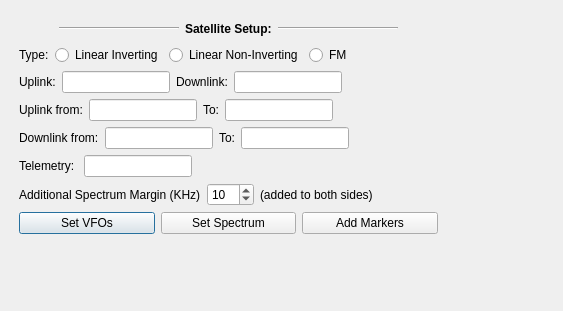
<?xml version="1.0" encoding="UTF-8"?>
<ui version="4.0">
 <class>satelliteSetup</class>
 <widget class="QDialog" name="satelliteSetup">
  <property name="geometry">
   <rect>
    <x>0</x>
    <y>0</y>
    <width>563</width>
    <height>311</height>
   </rect>
  </property>
  <property name="sizePolicy">
   <sizepolicy hsizetype="Fixed" vsizetype="Fixed">
    <horstretch>0</horstretch>
    <verstretch>0</verstretch>
   </sizepolicy>
  </property>
  <property name="windowTitle">
   <string>Dialog</string>
  </property>
  <widget class="QWidget" name="verticalLayoutWidget">
   <property name="geometry">
    <rect>
     <x>9</x>
     <y>9</y>
     <width>541</width>
     <height>291</height>
    </rect>
   </property>
   <layout class="QVBoxLayout" name="verticalLayout">
    <property name="sizeConstraint">
     <enum>QLayout::SetFixedSize</enum>
    </property>
    <property name="leftMargin">
     <number>10</number>
    </property>
    <property name="topMargin">
     <number>10</number>
    </property>
    <property name="rightMargin">
     <number>10</number>
    </property>
    <property name="bottomMargin">
     <number>10</number>
    </property>
    <item>
     <layout class="QHBoxLayout" name="horizontalLayout_4">
      <property name="leftMargin">
       <number>0</number>
      </property>
      <property name="topMargin">
       <number>0</number>
      </property>
      <item>
       <spacer name="horizontalSpacer_2">
        <property name="orientation">
         <enum>Qt::Horizontal</enum>
        </property>
        <property name="sizeHint" stdset="0">
         <size>
          <width>40</width>
          <height>20</height>
         </size>
        </property>
       </spacer>
      </item>
      <item>
       <widget class="Line" name="line_2">
        <property name="minimumSize">
         <size>
          <width>120</width>
          <height>0</height>
         </size>
        </property>
        <property name="orientation">
         <enum>Qt::Horizontal</enum>
        </property>
       </widget>
      </item>
      <item>
       <widget class="QLabel" name="label_6">
        <property name="font">
         <font>
          <weight>75</weight>
          <bold>true</bold>
         </font>
        </property>
        <property name="text">
         <string>Satellite Setup:</string>
        </property>
       </widget>
      </item>
      <item>
       <widget class="Line" name="line">
        <property name="minimumSize">
         <size>
          <width>120</width>
          <height>0</height>
         </size>
        </property>
        <property name="orientation">
         <enum>Qt::Horizontal</enum>
        </property>
       </widget>
      </item>
      <item>
       <spacer name="horizontalSpacer">
        <property name="orientation">
         <enum>Qt::Horizontal</enum>
        </property>
        <property name="sizeHint" stdset="0">
         <size>
          <width>40</width>
          <height>20</height>
         </size>
        </property>
       </spacer>
      </item>
     </layout>
    </item>
    <item>
     <layout class="QHBoxLayout" name="horizontalLayout_5">
      <property name="topMargin">
       <number>0</number>
      </property>
      <item>
       <widget class="QLabel" name="label_7">
        <property name="text">
         <string>Type:</string>
        </property>
       </widget>
      </item>
      <item>
       <widget class="QRadioButton" name="radioButton">
        <property name="text">
         <string>Linear Inverting</string>
        </property>
       </widget>
      </item>
      <item>
       <widget class="QRadioButton" name="radioButton_3">
        <property name="text">
         <string>Linear Non-Inverting</string>
        </property>
       </widget>
      </item>
      <item>
       <widget class="QRadioButton" name="radioButton_2">
        <property name="text">
         <string>FM</string>
        </property>
       </widget>
      </item>
      <item>
       <spacer name="horizontalSpacer_3">
        <property name="orientation">
         <enum>Qt::Horizontal</enum>
        </property>
        <property name="sizeHint" stdset="0">
         <size>
          <width>40</width>
          <height>20</height>
         </size>
        </property>
       </spacer>
      </item>
     </layout>
    </item>
    <item>
     <layout class="QHBoxLayout" name="fmSetupLayout">
      <property name="topMargin">
       <number>0</number>
      </property>
      <item>
       <widget class="QLabel" name="label_8">
        <property name="text">
         <string>Uplink:</string>
        </property>
       </widget>
      </item>
      <item>
       <widget class="QLineEdit" name="lineEdit_6">
        <property name="sizePolicy">
         <sizepolicy hsizetype="Fixed" vsizetype="Fixed">
          <horstretch>0</horstretch>
          <verstretch>0</verstretch>
         </sizepolicy>
        </property>
        <property name="minimumSize">
         <size>
          <width>30</width>
          <height>0</height>
         </size>
        </property>
       </widget>
      </item>
      <item>
       <widget class="QLabel" name="label_9">
        <property name="text">
         <string>Downlink:</string>
        </property>
       </widget>
      </item>
      <item>
       <widget class="QLineEdit" name="lineEdit_7">
        <property name="sizePolicy">
         <sizepolicy hsizetype="Fixed" vsizetype="Fixed">
          <horstretch>30</horstretch>
          <verstretch>0</verstretch>
         </sizepolicy>
        </property>
       </widget>
      </item>
      <item>
       <spacer name="horizontalSpacer_8">
        <property name="orientation">
         <enum>Qt::Horizontal</enum>
        </property>
        <property name="sizeHint" stdset="0">
         <size>
          <width>40</width>
          <height>20</height>
         </size>
        </property>
       </spacer>
      </item>
     </layout>
    </item>
    <item>
     <layout class="QHBoxLayout" name="linearUplinkLayout">
      <property name="leftMargin">
       <number>0</number>
      </property>
      <property name="topMargin">
       <number>0</number>
      </property>
      <property name="rightMargin">
       <number>0</number>
      </property>
      <property name="bottomMargin">
       <number>0</number>
      </property>
      <item>
       <widget class="QLabel" name="label">
        <property name="text">
         <string>Uplink from:</string>
        </property>
       </widget>
      </item>
      <item>
       <widget class="QLineEdit" name="lineEdit">
        <property name="sizePolicy">
         <sizepolicy hsizetype="Fixed" vsizetype="Fixed">
          <horstretch>0</horstretch>
          <verstretch>0</verstretch>
         </sizepolicy>
        </property>
        <property name="minimumSize">
         <size>
          <width>30</width>
          <height>0</height>
         </size>
        </property>
       </widget>
      </item>
      <item>
       <widget class="QLabel" name="label_2">
        <property name="text">
         <string>To:</string>
        </property>
       </widget>
      </item>
      <item>
       <widget class="QLineEdit" name="lineEdit_2">
        <property name="sizePolicy">
         <sizepolicy hsizetype="Fixed" vsizetype="Fixed">
          <horstretch>0</horstretch>
          <verstretch>0</verstretch>
         </sizepolicy>
        </property>
        <property name="minimumSize">
         <size>
          <width>30</width>
          <height>0</height>
         </size>
        </property>
       </widget>
      </item>
      <item>
       <spacer name="horizontalSpacer_7">
        <property name="orientation">
         <enum>Qt::Horizontal</enum>
        </property>
        <property name="sizeHint" stdset="0">
         <size>
          <width>40</width>
          <height>20</height>
         </size>
        </property>
       </spacer>
      </item>
     </layout>
    </item>
    <item>
     <layout class="QHBoxLayout" name="linearDownlinkLayout">
      <property name="leftMargin">
       <number>0</number>
      </property>
      <property name="topMargin">
       <number>0</number>
      </property>
      <property name="rightMargin">
       <number>0</number>
      </property>
      <property name="bottomMargin">
       <number>0</number>
      </property>
      <item>
       <widget class="QLabel" name="label_3">
        <property name="text">
         <string>Downlink from:</string>
        </property>
       </widget>
      </item>
      <item>
       <widget class="QLineEdit" name="lineEdit_3">
        <property name="sizePolicy">
         <sizepolicy hsizetype="Fixed" vsizetype="Fixed">
          <horstretch>0</horstretch>
          <verstretch>0</verstretch>
         </sizepolicy>
        </property>
        <property name="minimumSize">
         <size>
          <width>30</width>
          <height>0</height>
         </size>
        </property>
       </widget>
      </item>
      <item>
       <widget class="QLabel" name="label_4">
        <property name="text">
         <string>To:</string>
        </property>
       </widget>
      </item>
      <item>
       <widget class="QLineEdit" name="lineEdit_4">
        <property name="sizePolicy">
         <sizepolicy hsizetype="Fixed" vsizetype="Fixed">
          <horstretch>0</horstretch>
          <verstretch>0</verstretch>
         </sizepolicy>
        </property>
        <property name="minimumSize">
         <size>
          <width>30</width>
          <height>0</height>
         </size>
        </property>
       </widget>
      </item>
      <item>
       <spacer name="horizontalSpacer_6">
        <property name="orientation">
         <enum>Qt::Horizontal</enum>
        </property>
        <property name="sizeHint" stdset="0">
         <size>
          <width>40</width>
          <height>20</height>
         </size>
        </property>
       </spacer>
      </item>
     </layout>
    </item>
    <item>
     <layout class="QHBoxLayout" name="linearTelemetryLayout">
      <property name="leftMargin">
       <number>0</number>
      </property>
      <property name="topMargin">
       <number>0</number>
      </property>
      <property name="rightMargin">
       <number>0</number>
      </property>
      <property name="bottomMargin">
       <number>0</number>
      </property>
      <item>
       <widget class="QLabel" name="label_5">
        <property name="text">
         <string>Telemetry: </string>
        </property>
       </widget>
      </item>
      <item>
       <widget class="QLineEdit" name="lineEdit_5">
        <property name="sizePolicy">
         <sizepolicy hsizetype="Fixed" vsizetype="Fixed">
          <horstretch>0</horstretch>
          <verstretch>0</verstretch>
         </sizepolicy>
        </property>
        <property name="minimumSize">
         <size>
          <width>30</width>
          <height>0</height>
         </size>
        </property>
       </widget>
      </item>
      <item>
       <spacer name="horizontalSpacer_5">
        <property name="orientation">
         <enum>Qt::Horizontal</enum>
        </property>
        <property name="sizeHint" stdset="0">
         <size>
          <width>40</width>
          <height>20</height>
         </size>
        </property>
       </spacer>
      </item>
     </layout>
    </item>
    <item>
     <layout class="QHBoxLayout" name="horizontalLayout_7">
      <property name="topMargin">
       <number>0</number>
      </property>
      <item>
       <widget class="QLabel" name="label_10">
        <property name="text">
         <string>Additional Spectrum Margin (KHz)</string>
        </property>
       </widget>
      </item>
      <item>
       <widget class="QSpinBox" name="spinBox">
        <property name="maximum">
         <number>100</number>
        </property>
        <property name="value">
         <number>10</number>
        </property>
       </widget>
      </item>
      <item>
       <widget class="QLabel" name="label_11">
        <property name="text">
         <string>(added to both sides)</string>
        </property>
       </widget>
      </item>
      <item>
       <spacer name="horizontalSpacer_4">
        <property name="orientation">
         <enum>Qt::Horizontal</enum>
        </property>
        <property name="sizeHint" stdset="0">
         <size>
          <width>40</width>
          <height>20</height>
         </size>
        </property>
       </spacer>
      </item>
     </layout>
    </item>
    <item>
     <layout class="QHBoxLayout" name="horizontalLayout_8">
      <property name="topMargin">
       <number>0</number>
      </property>
      <item>
       <widget class="QPushButton" name="pushButton">
        <property name="text">
         <string>Set VFOs</string>
        </property>
       </widget>
      </item>
      <item>
       <widget class="QPushButton" name="pushButton_2">
        <property name="text">
         <string>Set Spectrum</string>
        </property>
       </widget>
      </item>
      <item>
       <widget class="QPushButton" name="pushButton_3">
        <property name="text">
         <string>Add Markers</string>
        </property>
       </widget>
      </item>
     </layout>
    </item>
    <item>
     <spacer name="verticalSpacer">
      <property name="orientation">
       <enum>Qt::Vertical</enum>
      </property>
      <property name="sizeHint" stdset="0">
       <size>
        <width>20</width>
        <height>40</height>
       </size>
      </property>
     </spacer>
    </item>
   </layout>
  </widget>
 </widget>
 <resources/>
 <connections/>
</ui>
